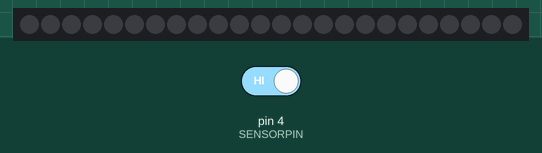
The sketch below on a simulated Arduino Uno, built with avr-gcc and run on an emulated ATmega328P. Parts: 24 RGB LEDs in strip order, left to right. Inputs (shaded band) come from the test bench; at power-on: pin 4 (SENSORPIN) HIGH.

Above: at 1.2 s.
1.3 s: pin 4 (SENSORPIN) driven LOW
At 2.81 s:
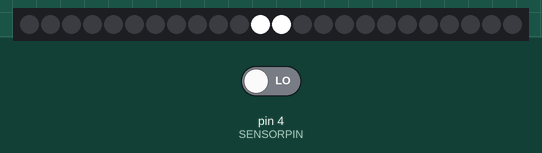
At 3.56 s:
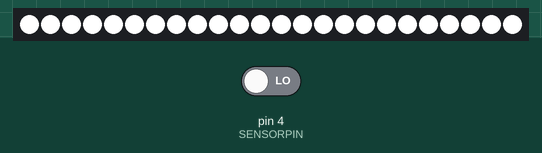
4.3 s: pin 4 (SENSORPIN) driven HIGH
Timing chart, 0 to 7.3 s (numbered marks = the images above; inputs shaded):
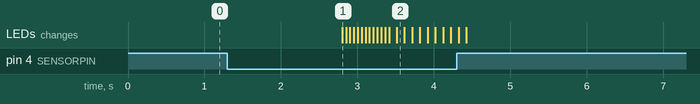

Measured:
- after the input at 1.3 s, the LEDs: change after 1.5 s (image 1)

The sketch:

vitrine.ino
```cpp
#include <FastLED.h>

#define NUM_LEDS 24
#define DATA_PIN 3
#define SENSORPIN 4

int sensorState = 0;
unsigned long lastFree;
unsigned long present;
int on = 0;

CRGB leds[NUM_LEDS];

void setup() {

    FastLED.addLeds<NEOPIXEL, DATA_PIN>(leds, NUM_LEDS);

    pinMode(SENSORPIN, INPUT);
    digitalWrite(SENSORPIN, HIGH); //pullup (HIGH = OFF)

    Serial.begin(9600);
}

void loop() {

  sensorState = digitalRead(SENSORPIN);

  if (sensorState == HIGH) {
    lastFree = millis();
    //Serial.print("Lastfree: ");
    //Serial.println(lastFree);
    for(int i = 0; i < 24; i++){
      leds[i] = CRGB::Black;
    }
    FastLED.show();
    on = 0;
  }
  else {
    present = millis();
    //Serial.print("Present: ");
    //Serial.println(present);
    //Serial.print("Lastfree: ");
    //Serial.println(lastFree);
    //Serial.println(present - lastFree);

    if (present - lastFree > 1500){
      for(int i = 0; i < 12; i++){
        leds[11-i] = CRGB::White;
        leds[12+i] = CRGB::White;
        FastLED.show();
        delay(50);
        }

      if(on == 0){
        for(int j = 0; j < 5; j++){
          for(int i = 0; i < 24; i++){
            leds[i] = CRGB::Black;
            }
          FastLED.show();
          delay(100);

          for(int i = 0; i < 24; i++){
            leds[i] = CRGB::White;
            }
          FastLED.show();
          delay(100);
        }
        on  = 1;
      }
    }
  }
}
```
